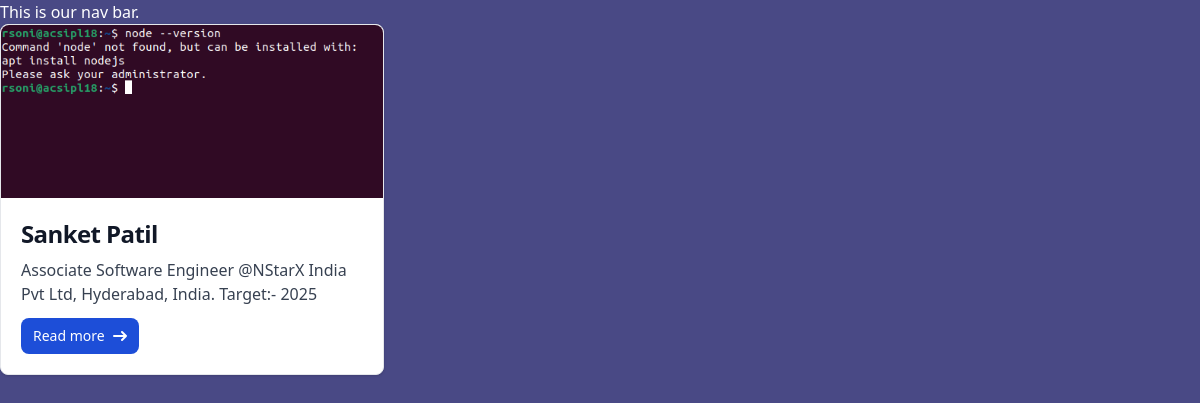
The page /app/4/ on the database its author committed.
### test_app/models.py (models this page shows, shortened)
class PersonalInfo(models.Model):
    CHAI_TYPE_CHOICE = [
        ('ML', 'MASALA'),
        ('GR', 'GINGER'),
        ('KL', 'KIWI'),
        ('PL', 'PLAIN'),
        ('EL', 'ELACHI')
    ]
    name = models.CharField(max_length=30)
    image = models.ImageField(upload_to='image_data/')
    date_added = models.DateTimeField(default=timezone.now())
    type_of_chai = models.CharField(max_length=2, choices=CHAI_TYPE_CHOICE)
    description = models.TextField(default='No Descriptions') #Text field is required that is why we set default=''.

### test_app/views.py (the view)
# urls.py: path('<int:info_id>/', views.details, name='detailed_info'),
def details(request, info_id):
    details = get_object_or_404(PersonalInfo, pk=info_id)
    return render(request, 'test_app/detailed_info.html', {'details': details})

### test_app/templates/test_app/detailed_info.html (shortened to what this page needs)
{% extends "layout.html" %}
{% block content %}
<div class="max-w-sm content-center bg-white border border-gray-200 rounded-lg shadow dark:bg-gray-800 dark:border-gray-700">
    <a href="#">
        <img class="rounded-t-lg" src="{{details.image.url}}" alt="" />
    </a>
    <div class="p-5">
        <a href="#">
            <h5 class="mb-2 text-2xl font-bold tracking-tight text-gray-900 dark:text-white">{{details.name}}</h1></h5>
        </a>
        <p class="mb-3 font-normal text-gray-700 dark:text-gray-400">{{details.description}}</p>
        <a href="#" class="inline-flex items-center px-3 py-2 text-sm font-medium text-center text-white bg-blue-700 rounded-lg hover:bg-blue-800 focus:ring-4 focus:outline-none focus:ring-blue-300 dark:bg-blue-600 dark:hover:bg-blue-700 dark:focus:ring-blue-800">
            Read more
             <svg class="rtl:rotate-180 w-3.5 h-3.5 ms-2" aria-hidden="true" xmlns="http://www.w3.org/2000/svg" fill="none" viewBox="0 0 14 10">
                <path stroke="currentColor" stroke-linecap="round" stroke-linejoin="round" stroke-width="2" d="M1 5h12m0 0L9 1m4 4L9 9"/>
            </svg>
        </a>
    </div>
</div>
{% endblock %}

### static/style.css (style rules this page uses)
body { background-color: rgb(73, 73, 133); color: white }

### rows shown on the page
PersonalInfo: image (picture), name "Sanket Patil", description "Associate Software Engineer @NStarX India Pvt Ltd, Hyderabad, India. Target:- 2025"
